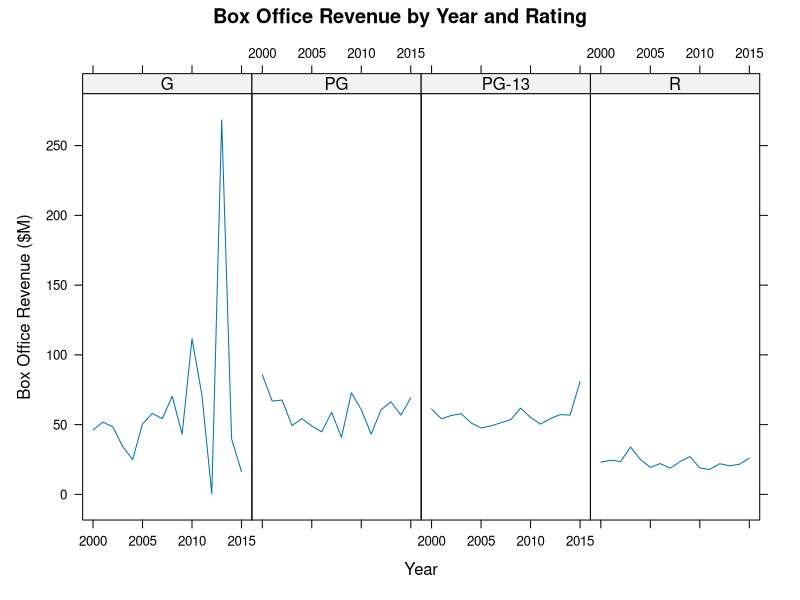
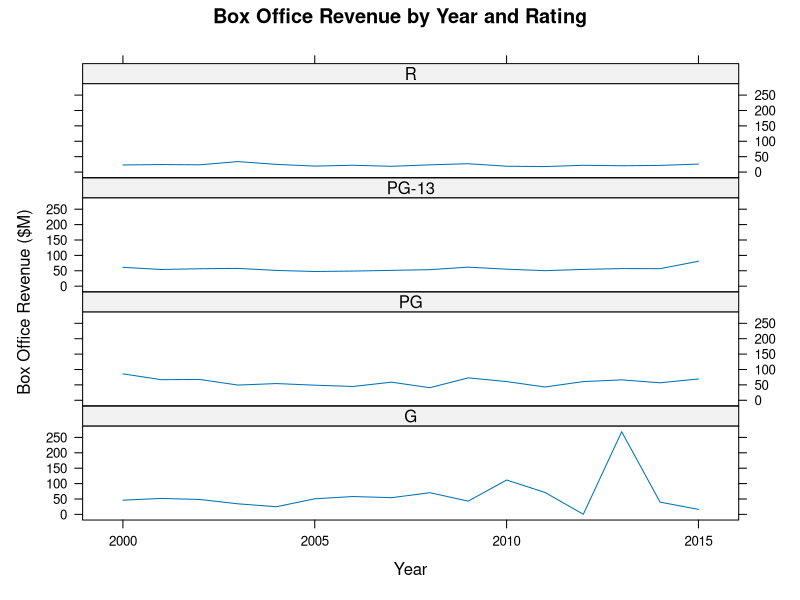
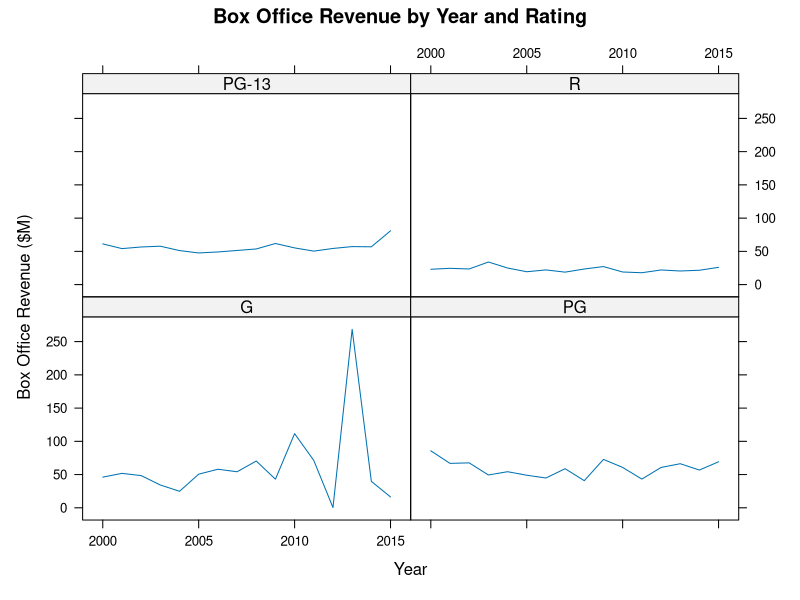
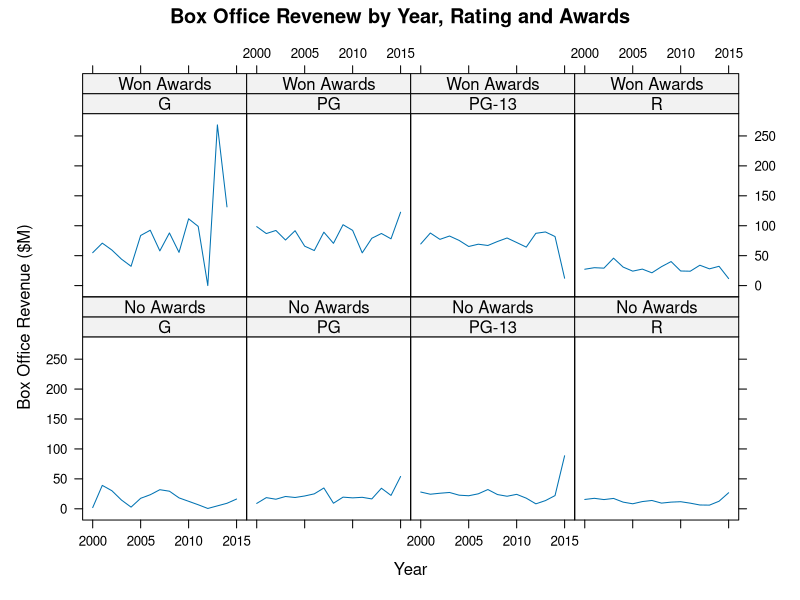
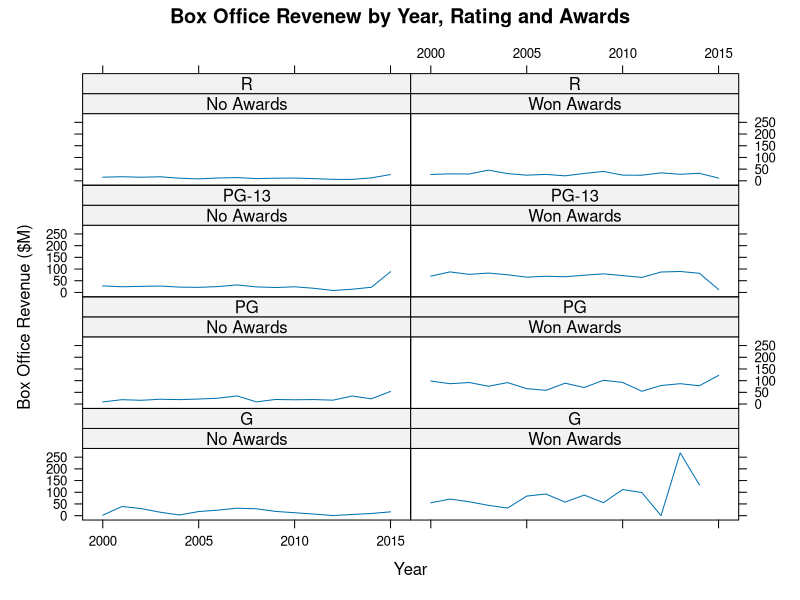

Write the R code that produced these figures, in order.
## ---- chunk 1
library(lattice)

timeSeries2 <- read.csv("../data/TimeSeries2.csv")
head(timeSeries2)

## ---- chunk 2
title <- "Box Office Revenue by Year and Rating"
x_lab <- "Year"
y_lab <- "Box Office Revenue ($M)"


xyplot(
  data = timeSeries2,
  x = Box.Office ~ Year | Rating,
  type = "l",
  layout = c(4,1),
  main = title,
  xlab=x_lab,
  ylab = y_lab)

## ---- chunk 3
xyplot(
  data = timeSeries2,
  x = Box.Office ~ Year | Rating,
  type = "l",
  layout = c(1,4),
  main = title,
  xlab =x_lab,
  ylab = y_lab)
## ---- chunk 4
xyplot(
  data = timeSeries2,
  x = Box.Office ~ Year | Rating,
  main = title,
  xlab = x_lab,
  ylab = y_lab,
  layout = c(2,2),
  type = "l")
## ---- chunk 5
timeSeries3 <- read.csv("../data/TimeSeries3.csv")
head(timeSeries3)
## ---- chunk 6
title <- "Box Office Revenew by Year, Rating and Awards"

xyplot(
  x = Box.Office ~ Year | Rating * Awards,
  data = timeSeries3,
  type = "l",
  main = title,
  xlab = x_lab,
  ylab = y_lab)
## ---- chunk 7
xyplot(
  data = timeSeries3,
  x = Box.Office ~ Year | Awards * Rating,
  type = "l",
  main = title,
  xlab = x_lab,
  ylab = y_lab)
